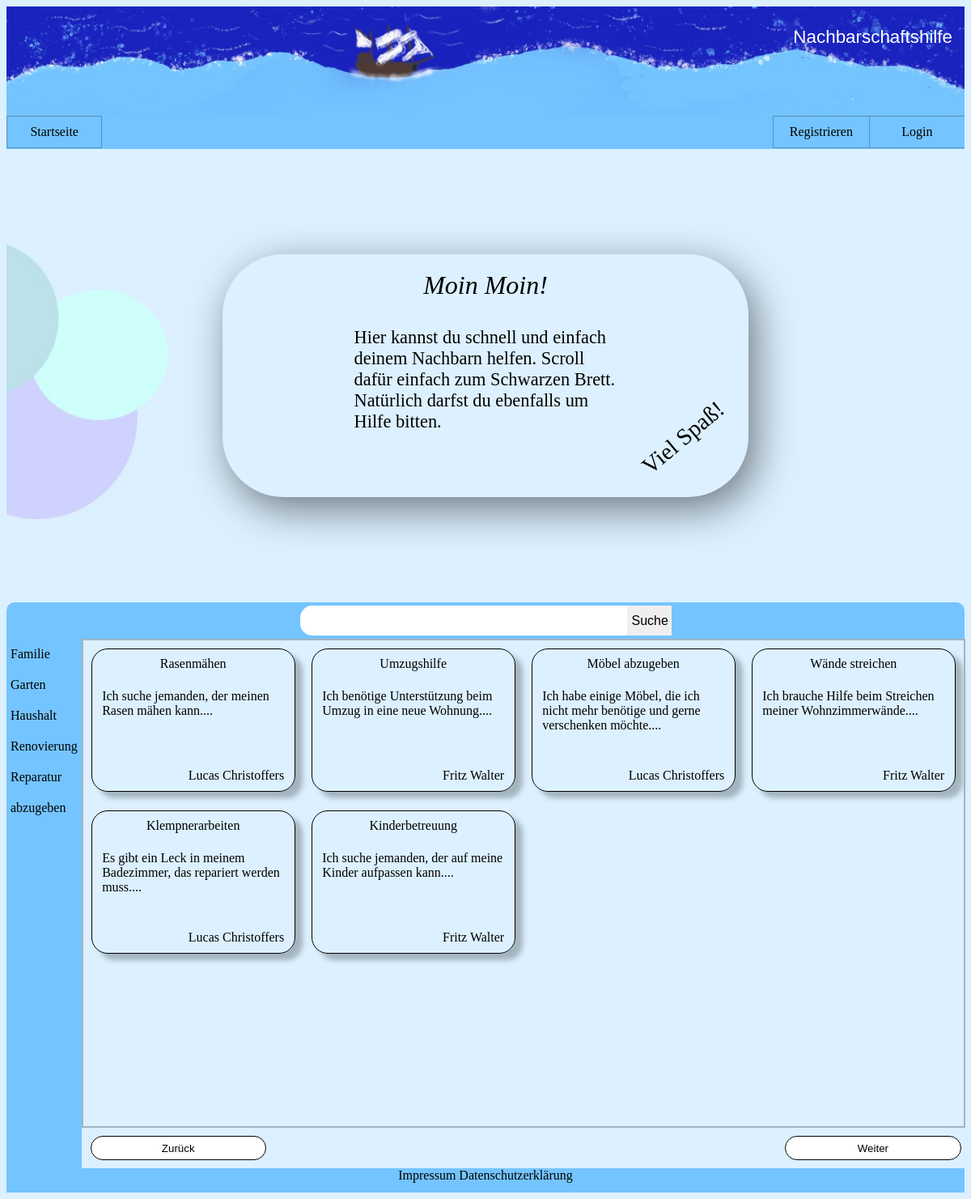
/, run on an earlier commit of the app's database.
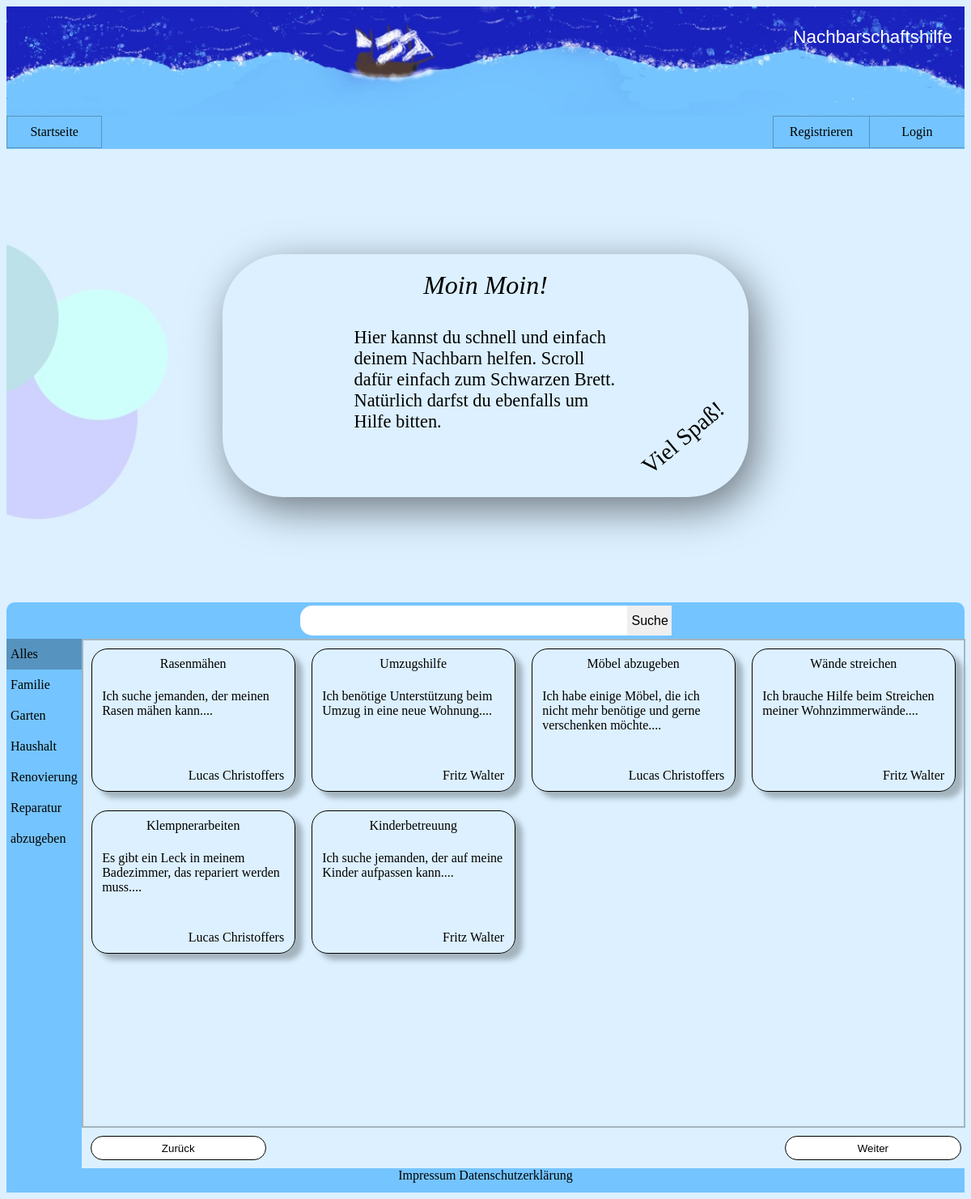
And on a later commit of the database.
### tables this page shows
CREATE TABLE Kategorie (
            ID INTEGER PRIMARY KEY,
            Name TEXT(20)
        );

CREATE TABLE Hilfsgesuch (
            ID INTEGER PRIMARY KEY AUTOINCREMENT,
            Titel TEXT(40),
            Beschreibung TEXT(1200),
            Kategorie INTEGER,
            Ersteller INTEGER, "lat", "lon",
            FOREIGN KEY(Kategorie) REFERENCES Kategorie(ID),
            FOREIGN KEY(Ersteller) REFERENCES Nutzer(ID)
        );

CREATE TABLE Nutzer (
            ID INTEGER PRIMARY KEY AUTOINCREMENT,
            EMail TEXT(40),
            Vorname TEXT(20),
            Nachname TEXT(20),
            Addresse TEXT(40),
            bild TEXT(40),
            PLZ INTEGER,
            telnr INTEGER,
            passwort TEXT(255),
            FOREIGN KEY(PLZ) REFERENCES Stadt(PLZ)
        );

### Klassen/Kontroller/Kontroller_Index.php (called while the page is built, shortened)
<?php
class Kontroller_Index{
    private $model_Gesuche;
    private $model_Kategorien;
    private $view;
    public function __construct($pfad){
        $this->model_Gesuche = new Model_Hilfsgesuche("Datenbank/");
        $this->model_Kategorien = new Model_Kategorien("Datenbank/");
        $this->view = new View_Index();
    }
    public function display_Hilfsangebote(){
        if($this->model_Gesuche->hilfsgesuche($_GET['kategorie'], $_GET['sucheingabe'])){
            $this->view = new View_Index();
            $erg = $this->model_Gesuche->get_ergebnisse();
            foreach($erg as $row){
                $this->view->set_Hilfsgesuche($row['ID'], $row['nutzerID'], $row['Titel'], $row['Vorname'], $row['Nachname'], $row['Beschreibung']);
            }
            return $this->view->lade_Template("tp_Angebot_Box");
        }else{
        }
    }
    public function display_Index_Kategorien(){
        if($this->model_Kategorien->get_Kategorien()){
            $erg = $this->model_Kategorien->get_erg();
            $such_eingabe = "";
            foreach($erg as $rslt){
                $active = "";
                if ($_GET['kategorie'] == $rslt['ID']) {
                    $active = "active";
                }
                $this->view->set_Kategorie_Index($rslt['ID'], $rslt['Name'], $active, $such_eingabe);
            }
        }
       return $this->view->lade_Template("tp_Kategorien_Index");
    }
}
?>

### Klassen/Model/Model_Kategorien.php (called while the page is built)
<?php
class Model_Kategorien{
    private $db;
    private $erg;
    public function __construct($pfad){
        include $pfad."db_Verbindung.php";
        $this->db = $verbindung;
    }
    public function get_Kategorien(){
        try{
            $query = $this->db->prepare("SELECT * FROM Kategorie ORDER BY Name ASC");
            $query->execute();
            $this->erg =  $query->fetchAll();
            return true;
        }catch(Exception $e){
            return false;
        }
    }
    public function get_erg(){
        return $this->erg;
    }
}

### Klassen/View/View_Index.php (called while the page is built, shortened)
<?php
class View_Index{
    public function lade_Template($tpl){
        include "Klassen/Templates/".$tpl.".php";
        $ausgabe = ob_get_contents();
        return $ausgabe;
    }
    public function set_Hilfsgesuche($id_Hilfsgesuch ,$id_Ersteller ,$ueberschrift, $vorname, $nachname, $beschreibung ){
        $neu = array();
        $neu[] = htmlentities($id_Hilfsgesuch);
        $neu[] = htmlentities($id_Ersteller);
        $neu[] = htmlentities($ueberschrift);
        $neu[] = htmlentities($vorname);
        $neu[] = htmlentities($nachname);
        $neu[] = htmlentities($beschreibung);
    }
    public function set_Kategorie_Index($wert1, $wert2, $active, $such_eingabe){
        $neu = array();
        $neu[] = htmlentities($wert1);
        $neu[] = htmlentities($wert2);
        $neu[] = htmlentities($active);
        $neu[] = htmlentities($such_eingabe);
	}
}

### Klassen/Model/Model_Hilfsgesuche.php (called while the page is built, shortened)
<?php
class Model_Hilfsgesuche{
    private $db;
    private $erg;
    public function __construct($pfad){
        include $pfad."db_Verbindung.php";
        $this->db = $verbindung;
    }
    public function get_ergebnisse(){
        return $this->erg;
    }
    public function hilfsgesuche($kategorie, $sucheingabe){
        try{
            $query = "SELECT Hilfsgesuch.ID as ID, Titel, SUBSTRING(Hilfsgesuch.Beschreibung, 1, 100) AS Beschreibung, Kategorie ,Nutzer.ID as nutzerID, Vorname, Nachname
            FROM Hilfsgesuch LEFT JOIN Nutzer on Hilfsgesuch.Ersteller = Nutzer.ID";
            $query_Zusatz_1 = "";
            $query_Zusatz_2 = "";
            $query = $this->db->prepare($query);
            $query->execute();
            $this->erg = $query->fetchAll();
            return true;
        }catch(Exception $e){
            return false;
        }
    }
}

### Klassen/Templates/tp_Kategorien_Index.php (the view, shortened to what this page needs)
<?php foreach ($this->kategorien as $reihe): ?>
        <li>
            <a id="<?php echo $reihe[0] ?>" class="hidden <?php echo $reihe[2] ?>" onclick="fun_test(<?php echo $reihe[0] ?>)">
                    <?php echo $reihe[1] ?>
            </a>
        </li>
<?php endforeach; ?>

### index.php (shortened to what this page needs)
<?php
include "Klassen/Kontroller/Kontroller_Index.php";
include "Klassen/Model/Model_Kategorien.php";
include "Klassen/Model/Model_Hilfsgesuche.php";
include "Klassen/View/View_Index.php";
$Kontroller = new Kontroller_Index("");
?>
<!DOCTYPE html>
<html lang="de">
<head>
  <link rel="stylesheet" type="text/css" href="CSS/style.css">
  <link rel="stylesheet" type="text/css" href="CSS/index.css">
</head>
<body>
  <?php
  $start = "";
  $konto = "Konto/";
  include "Ressourcen/header.php";
  ?>
  <div class="Bereich_Neueste_Nachricht">
    <div class="Container_Neueste_Nachricht">
      <div class="willkommen">Moin Moin!</div>
      <div class="info">
        Hier kannst du schnell und einfach deinem Nachbarn helfen.
        Scroll dafür einfach zum Schwarzen Brett.
        Natürlich darfst du ebenfalls um Hilfe bitten.
      </div>
      <div class="nachricht">
        <div>Viel Spaß!</div>
      </div>
    </div>
  </div>
  <div class="needAName">
    <div class="suche">
      <form name="test" action="index.php" method="GET">
        <div class="suche_layout">
          <input id="sucheingabe" name="sucheingabe" type="text" class="suchEingabe" placeholder="<?php echo $_GET['sucheingabe'] ?>" onkeyup="dynamische_Suche(this.value)">
          <button type="submit" value="suche" id="suche">Suche</button>
        </div>
      </form>
    </div>
  </div>
  <div class="Container_Schwarzes_Brett">
    <div class="erweitertes_Such_Navi">
      <ul id="Uebersicht_Kategorien">
        <?php
        echo $Kontroller->display_Index_Kategorien();
        ?>
      </ul>
    </div>
    <div class="Container_kleineAngebote_und_Buttons">
      <div id="Container_Pins" class="Container_kleine_Angebote">
        <?php
          echo $Kontroller->display_Hilfsangebote();
        ?>
      </div>
      <div class="Container_Buttons">
        <button id="zurueck" name="zurueck" class="buttonLinks">Zurück</button>
        <button id="weiter" name="weiter" class="buttonRechts">Weiter</button>
      </div>
    </div>
  </div>
  <?php
  include "Ressourcen/footer.php";
  ?>
</body>
</html>

### Ressourcen/header.php (shortened to what this page needs)
<header>
      <div id="header">
            <div class="seitenname">Nachbarschaftshilfe</div>
      </div>
</header>
<nav>
      <div class="navi desktop">
            <ul>
                  <li class="start_position"><a class="letzte" href="<?php echo $start . 'index.php' ?>">Startseite</a></li>
                  <?php
                  if ($_SESSION['UID'] == "") {
                        echo '
                        <li class="registrieren_position"><a href="' . $konto . 'konto_erstellen.php"> Registrieren</a></li>
                        <li class="loginAbmelden_position"><a href="' . $konto . 'login_formular.php"> Login </a>
                        </li>';
                  }
                  ?>
            </ul>
      </div>
</nav>

### Klassen/Templates/tp_Angebot_Box.php
<?php foreach ($this->kategorien as $anzeige): ?>
    <div>
        <p class="ueberschrift">
            <?php echo $anzeige[2] ?>
        </p>
        <a class="beschreibung" href="Pins/angebot_eins.php?id=<?php echo urlencode($anzeige[0])?>">
            <?php echo $anzeige[5] ?>...
        </a>
        <a class="autor" href="Konto/konto_uebersicht.php?id=<?php echo urlencode($anzeige[1])?>">
            <?php echo $anzeige[3].' '.$anzeige[4]  ?>
        </a>
    </div>
<?php endforeach;?>

### Ressourcen/footer.php
<footer>
    <div class="footer">
        <a href="<?php echo $start . 'impressum.php'?>"> Impressum </a>
        <a href="<?php echo $start . 'Datenschutzerklaerung.php' ?>">Datenschutzerklärung</a>
    </div>
</footer>

### CSS/style.css (style rules this page uses)
body { background-color: #dcf0ff; }
#header { height: 135px; width: 100%; background-image: url("../Bilder/hintergrund/Header/HeaderKlein.jpg"); background-repeat: no-repeat; background-size: cover; background-position: 10% 0%; background-color: darkblue; }
#header .seitenname { height: 100%; width: max-content; padding-top: 25px; margin-right: 15px; margin-left: auto; color: White; font-family:'Lucida Sans', 'Lucida Sans Regular', 'Lucida Grande', 'Lucida Sans Unicode', Geneva, Verdana, sans-serif; font-size:1.4em; }
.footer { text-align: center; background-color: #74c4ff; height: 30px }
.footer a { text-decoration: none; color: black; }
nav { position: sticky; top: 0; background-color: #74c4ff; }
nav .navi { height: 41px; }
nav ul { display: grid; grid-template-rows: 40px; grid-template-columns: 10% 10% 16% 10% 4% 10% 10% 10% 10%; grid-template-areas: "Startseite Uebersicht Erstellen EigenesKonto Nichts Nichts Nichts Nichts Registrieren LoginAbmelden"; width: 100%; list-style-type: none; margin: 0; padding: 0; }
.start_position { grid-area: Startseite; }
.registrieren_position { grid-area: Registrieren; }
.loginAbmelden_position { grid-area: LoginAbmelden; }
nav a { text-decoration: none; color: black; display: block; padding: 10px 5px; text-align: center; border-left: 1px solid #5693BF; border-bottom: 1px solid #5693BF; border-top: 1px solid #5693BF; }
nav .letzte { border-right: 1px solid #5693BF; }
@media (min-width: 601px) { nav ul { grid-template-columns: 15% 15% 22% 15% 3% 15% 15%; grid-template-areas: "Startseite Uebersicht Erstellen EigenesKonto Nichts Registrieren LoginAbmelden"; } }
@media (min-width:800px) { nav ul { grid-template-columns: 10% 10% 16% 10% 4% 10% 10% 10% 10%; grid-template-areas: "Startseite Uebersicht Erstellen EigenesKonto Nichts Nichts Nichts Nichts Registrieren LoginAbmelden"; } }
@media (min-width:800px) { #header { background-image: url("../Bilder/hintergrund/Header/Header.jpg"); } }

What changed in the data, as far as the page shows it:
added kategorie: Name "Alles"
